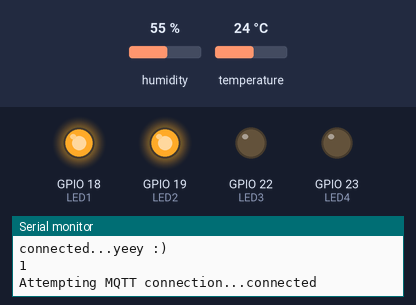
Bench run of a sketch on a simulated ESP32. Shown: output pins drawn as LEDs (lit = HIGH), the last lines printed to the serial monitor. Inputs (shaded band) come from the test bench; at power-on: temperature 24 °C, humidity 55 %. WiFi joins after 1.5 s; servers stay silent unless stated; random numbers use the default seed unless the sketch sets one; no MQTT or app messages arrive unless stated.

Above: at 2.7 s.
2.8 s: temperature set to 25.2 °C
6.5 s: temperature set to 26.6 °C
At 7.9 s:
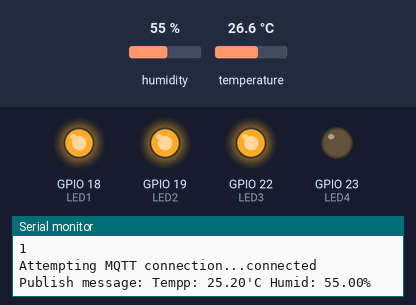
9.2 s: temperature set to 28.5 °C
At 10.8 s:
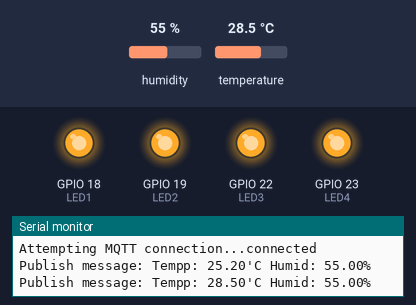
11.9 s: temperature set to 12 °C
At 14.3 s:
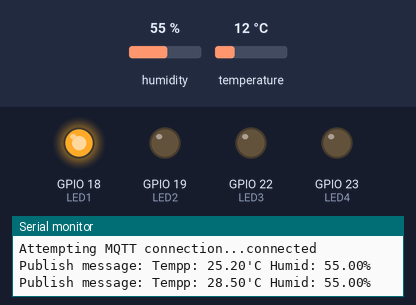
15.0 s: temperature set to 23.2 °C
17.7 s: temperature set to 24.6 °C
At 20.6 s:
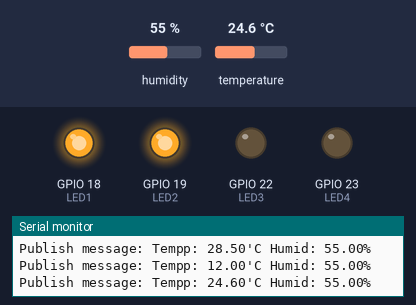
Timing chart, 0 to 22.1 s (numbered marks = the images above; inputs shaded):
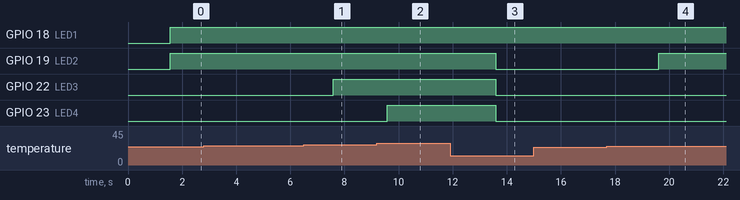

The sketch:

Quiz_203.ino
```cpp
#include <WiFiManager.h> // https://github.com/tzapu/WiFiManager
#include <PubSubClient.h>
#include <WiFi.h>
#include <DHT.h> //https://www.arduinolibraries.info/libraries/dht-sensor-library
#define DHT_SENSOR_PIN  15 // ESP32 pin GIOP21 connected to DHT22 sensor
#define DHT_SENSOR_TYPE DHT22

DHT dht_sensor(DHT_SENSOR_PIN, DHT_SENSOR_TYPE);

const char* mqtt_server = "test.mosquitto.org";
const char* topic1 = "HomeArm1234";

WiFiClient espClient;
PubSubClient client(espClient);

long lastMsg = 0;
char msg[50];
#define LED1 18
#define LED2 19
#define LED3 22
#define LED4 23


void LED_state(float tempp)
{ if (tempp < 24)
  { digitalWrite(LED1, HIGH);
    digitalWrite(LED2, LOW);
    digitalWrite(LED3, LOW);
    digitalWrite(LED4, LOW);
  }
  else if (tempp >= 24 && tempp < 26)
  { digitalWrite(LED1, HIGH);
    digitalWrite(LED2, HIGH);
    digitalWrite(LED3, LOW);
    digitalWrite(LED4, LOW);
  }
  else if (tempp >= 26 && tempp < 28)
  { digitalWrite(LED1, HIGH);
    digitalWrite(LED2, HIGH);
    digitalWrite(LED3, HIGH);
    digitalWrite(LED4, LOW);
  }
  else if (tempp >= 28 && tempp < 30)
  { digitalWrite(LED1, HIGH);
    digitalWrite(LED2, HIGH);
    digitalWrite(LED3, HIGH);
    digitalWrite(LED4, HIGH);
  }
  else if (tempp >= 30)
  { digitalWrite(LED1, HIGH); digitalWrite(LED2, HIGH);
    digitalWrite(LED3, HIGH); digitalWrite(LED4, HIGH); delay(250);
    digitalWrite(LED1, LOW); digitalWrite(LED2, LOW);
    digitalWrite(LED3, LOW); digitalWrite(LED4, LOW); delay(250);
  }
  else
  { digitalWrite(LED1, HIGH); delay(250);
    digitalWrite(LED1, LOW); delay(250);
    digitalWrite(LED2, LOW);
    digitalWrite(LED3, LOW);
    digitalWrite(LED4, LOW);
  }
}

void reconnect()
{ while (!client.connected()) // Loop until we're reconnected
  { Serial.print("Attempting MQTT connection...");
    String clientId = "ESP32 Client-";
    clientId += String(random(0xffff), HEX); // Create a random client ID
    if (client.connect(clientId.c_str())) // Attempt to connect
    { Serial.println("connected"); // Once connected, publish an announcement...
      client.publish(topic1, "Hello"); // ... and resubscribe
      client.subscribe(topic1);
    } else
    { Serial.print("failed, rc=");
      Serial.print(client.state());
      Serial.println(" try again in 5 seconds");
      delay(5000);
    }
  }
}

void setup() {

  dht_sensor.begin(); // initialize the DHT sensor
  pinMode(LED1, OUTPUT);
  pinMode(LED2, OUTPUT);
  pinMode(LED3, OUTPUT);
  pinMode(LED4, OUTPUT);

  // WiFi.mode(WIFI_STA); // explicitly set mode, esp defaults to STA+AP
  // it is a good practice to make sure your code sets wifi mode how you want it.

  // put your setup code here, to run once:
  Serial.begin(115200);

  //WiFiManager, Local intialization. Once its business is done, there is no need to keep it around
  WiFiManager wm;

  // reset settings - wipe stored credentials for testing
  // these are stored by the esp library
  // wm.resetSettings();

  // Automatically connect using saved credentials,
  // if connection fails, it starts an access point with the specified name ( "AutoConnectAP"),
  // if empty will auto generate SSID, if password is blank it will be anonymous AP (wm.autoConnect())
  // then goes into a blocking loop awaiting configuration and will return success result

  bool res;
  // res = wm.autoConnect(); // auto generated AP name from chipid
  // res = wm.autoConnect("AutoConnectAP"); // anonymous ap
  res = wm.autoConnect("ESP32AutoConnectAP", "12345678"); // password protected ap

  if (!res) {
    Serial.println("Failed to connect");
    // ESP.restart();
  }
  else {
    //if you get here you have connected to the WiFi
    Serial.println("connected...yeey :)");
    Serial.println(res);
  }
  client.setServer(mqtt_server, 1883);

}

void loop() {
  // put your main code here, to run repeatedly:
  if (!client.connected()) reconnect();
  client.loop();
  long now = millis();
  // read humidity
  float humi  = dht_sensor.readHumidity();
  // read temperature in Celsius
  float tempC = dht_sensor.readTemperature();
  // read temperature in Fahrenheit
  float tempF = dht_sensor.readTemperature(true);

  LED_state(tempC);
  if (now - lastMsg > 5000)
  { lastMsg = now;
    snprintf (msg, 75, "Tempp: %.2f'C Humid: %.2f%%", tempC, humi);
    Serial.print("Publish message: ");
    Serial.println(msg);
    client.publish(topic1, msg);
  }
}
```

Measured:
- the behaviour switches between 25.9 and 26 °C on temperature (found by bisection; images 0 and 1)
- the behaviour switches between 27.9 and 28 °C on temperature (found by bisection; images 1 and 2)
- the behaviour switches between 23.9 and 24 °C on temperature (found by bisection; images 3 and 4)
- after the input at 6.5 s, GPIO 22 (LED3): LOW → HIGH after 1.1 s
- after the input at 9.2 s, GPIO 23 (LED4): LOW → HIGH after 0.38 s
- after the input at 11.9 s, GPIO 19 (LED2), GPIO 22 (LED3), GPIO 23 (LED4): HIGH → LOW after 1.7 s
- after the input at 17.7 s, GPIO 19 (LED2): LOW → HIGH after 1.9 s
